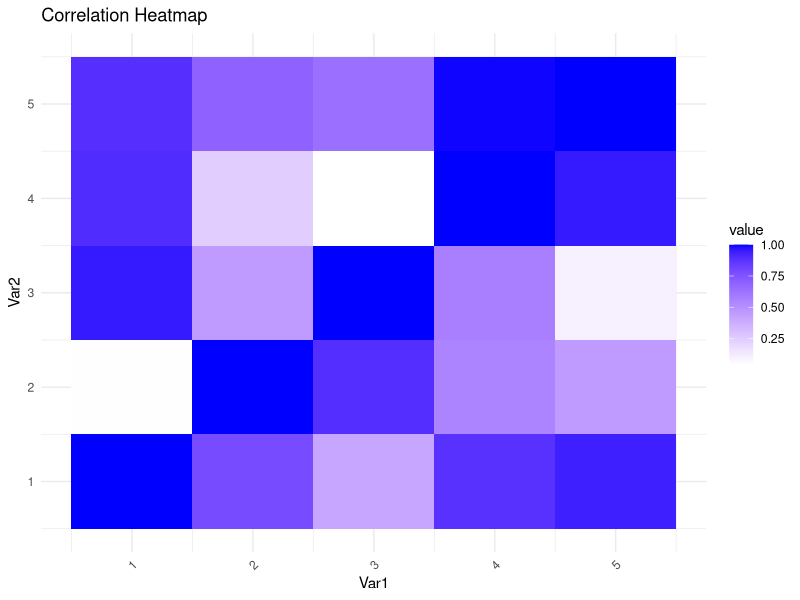

Generate this figure with R:
# Load required libraries
library(ggplot2)
library(reshape2)

# Create a sample correlation matrix
set.seed(123)
n <- 5
cor_matrix <- matrix(runif(n^2), n, n)
diag(cor_matrix) <- 1
cor_matrix

# Melt the correlation matrix for plotting
melted_cor_matrix <- melt(cor_matrix)

# Create a heatmap using ggplot2
heatmap_plot <- ggplot(melted_cor_matrix, aes(Var1, Var2, fill = value)) +
  geom_tile() +
  scale_fill_gradient(low = "white", high = "blue") +
  labs(title = "Correlation Heatmap") +
  theme_minimal() +
  theme(axis.text.x = element_text(angle = 45, hjust = 1))

# Display the heatmap
print(heatmap_plot)
